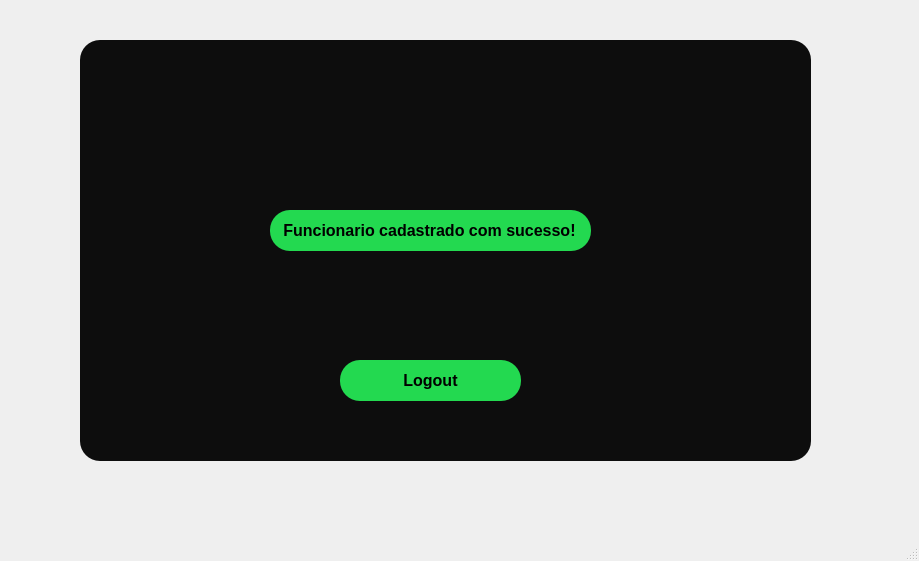
<?xml version="1.0" encoding="UTF-8"?>
<ui version="4.0">
 <class>MainWindow</class>
 <widget class="QMainWindow" name="MainWindow">
  <property name="geometry">
   <rect>
    <x>0</x>
    <y>0</y>
    <width>919</width>
    <height>561</height>
   </rect>
  </property>
  <property name="windowTitle">
   <string>MainWindow</string>
  </property>
  <widget class="QWidget" name="centralwidget">
   <widget class="QWidget" name="widget" native="true">
    <property name="geometry">
     <rect>
      <x>80</x>
      <y>40</y>
      <width>731</width>
      <height>421</height>
     </rect>
    </property>
    <property name="styleSheet">
     <string notr="true">border-radius: 20px;
background-color: rgb(13, 13, 13);</string>
    </property>
    <widget class="QLabel" name="label">
     <property name="geometry">
      <rect>
       <x>420</x>
       <y>330</y>
       <width>161</width>
       <height>21</height>
      </rect>
     </property>
     <property name="styleSheet">
      <string notr="true">color: rgb(35, 217, 80);</string>
     </property>
     <property name="text">
      <string/>
     </property>
    </widget>
    <widget class="QLabel" name="label_2">
     <property name="geometry">
      <rect>
       <x>190</x>
       <y>170</y>
       <width>321</width>
       <height>41</height>
      </rect>
     </property>
     <property name="font">
      <font>
       <family>Arial</family>
       <pointsize>12</pointsize>
       <weight>75</weight>
       <bold>true</bold>
      </font>
     </property>
     <property name="styleSheet">
      <string notr="true">background-color: rgb(35, 217, 80);
border-radius: 20px;</string>
     </property>
     <property name="text">
      <string>   Funcionario cadastrado com sucesso!</string>
     </property>
    </widget>
    <widget class="QPushButton" name="pushButton_5">
     <property name="geometry">
      <rect>
       <x>260</x>
       <y>320</y>
       <width>181</width>
       <height>41</height>
      </rect>
     </property>
     <property name="font">
      <font>
       <family>Arial</family>
       <pointsize>12</pointsize>
       <weight>75</weight>
       <bold>true</bold>
      </font>
     </property>
     <property name="styleSheet">
      <string notr="true">background-color: rgb(35, 217, 80);
border-radius: 20px;</string>
     </property>
     <property name="text">
      <string>Logout</string>
     </property>
    </widget>
   </widget>
  </widget>
  <widget class="QMenuBar" name="menubar">
   <property name="geometry">
    <rect>
     <x>0</x>
     <y>0</y>
     <width>919</width>
     <height>22</height>
    </rect>
   </property>
  </widget>
  <widget class="QStatusBar" name="statusbar"/>
 </widget>
 <resources/>
 <connections/>
</ui>
